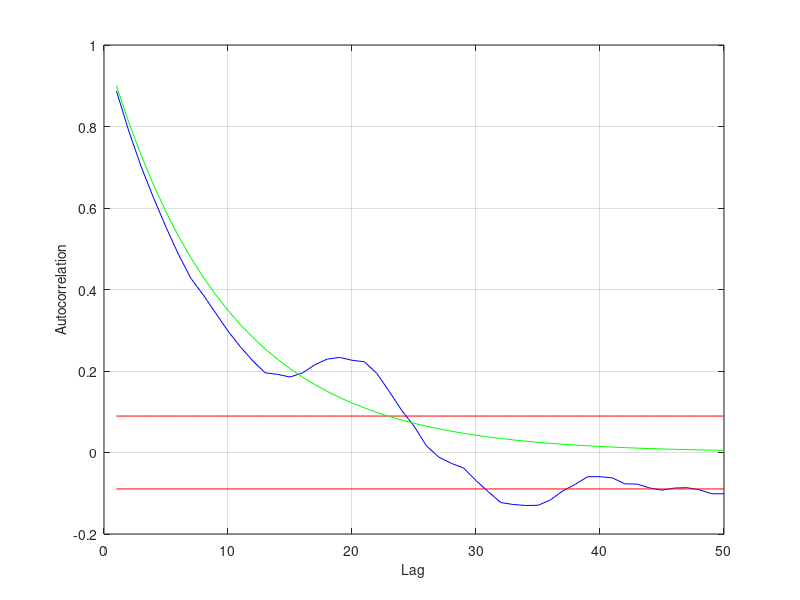
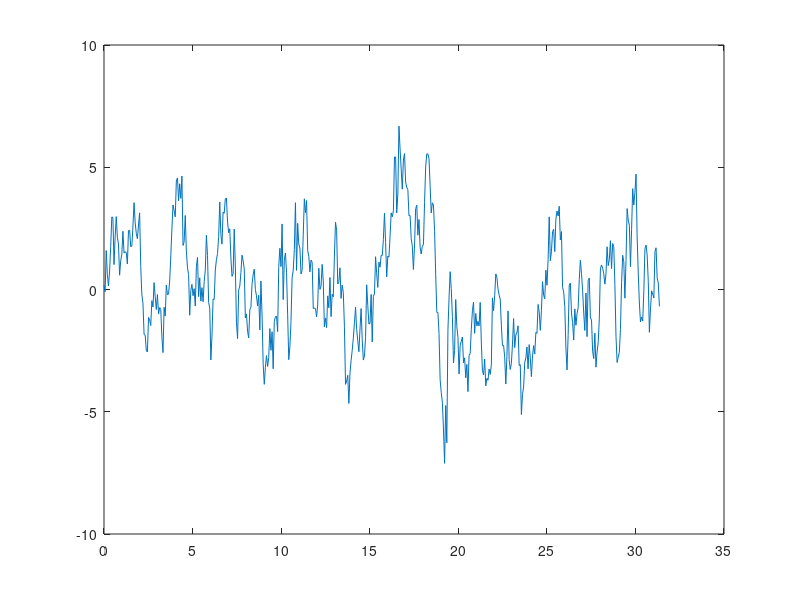

MATLAB code to generate these figures, in order:
t(1)=0;                      %Initial time
dt=pi/50;
potential(1)=rand;           %Initial random potential
n=500;                         %Number of steps
delta=0.01;
c=0.9;


for k=2:1:n
        potential(k)=delta+c*potential(k-1)+(randn);   %Calculates potential 
        t(k)=t(k-1)+dt;                                 %Time increment
    end
    

    
 
 for i=1:1:50
 M=0;
 N=0; 
 a=zeros([1,n]);
 b=zeros([1,n]);
 
     for k=1:1:n-i
         M=M+potential(k);
    end
 
    Meana=M/(n-i);
    
    for k=1:1:n-i
        a(k)=(potential(k)-Meana);
    end
    
    
    for k=1+i:1:n
        N=N+potential(k);
    end
    
    Meanb=N/(n-i);
    
    for k=1:1:n-i
        b(k)=(potential(k+i)-Meanb);
    end
    
 A=sum(a.^2);
 B=sum(b.^2);
 
 den=sqrt(A*B);

num=sum(a.*b);
 
 autocorrelation(i)=num/den;
 expected(i)=c^(i);                 %Expected curve of autocorrelation plot
 positivelimit(i)=2/sqrt(n);      %Setting 95% confidence limits
 negativelimit(i)=-2/sqrt(n);
 g(i)=i;
 end
 
plot(g,autocorrelation, '-b', g, positivelimit, '-r', g, negativelimit, '-r',g , expected, '-g' )                             
xlabel('Lag','FontSize', 10)
ylabel('Autocorrelation','FontSize',10)
grid on
figure
plot(t,potential, '-')

 



